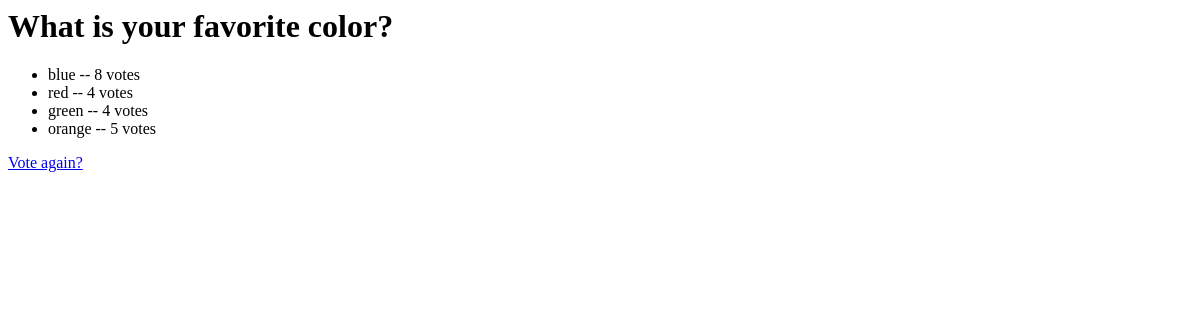
/imageprocessing/1/results/, run on an earlier commit of the app's database.
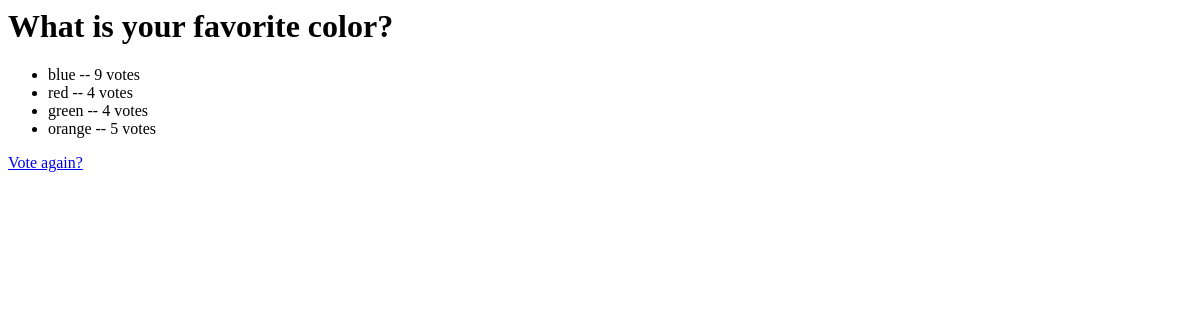
And on a later commit of the database.
### imageprocessing/models.py (models this page shows, shortened)
class Choice(models.Model):
    question = models.ForeignKey(Question, on_delete=models.CASCADE)
    choice_text = models.CharField(max_length=200)
    votes = models.IntegerField(default=0)

### imageprocessing/views.py (the view)
# urls.py: path('<int:pk>/results/', views.ResultsView.as_view(), name='results'),
class ResultsView(generic.DetailView):
    model = Question
    template_name = 'imageprocessing/results.html'

### imageprocessing/templates/imageprocessing/results.html
<h1>{{ question.question_text }}</h1>
<ul>
{% for choice in question.choice_set.all %}
    <li>{{ choice.choice_text }} -- {{ choice.votes }} vote{{ choice.votes|pluralize }}</li>
{% endfor %}
</ul>
<a href="{% url 'imageprocessing:detail' question.id %}">Vote again?</a>

What changed in the data, as far as the page shows it:
changed Choice "blue": votes "8" → "9"
